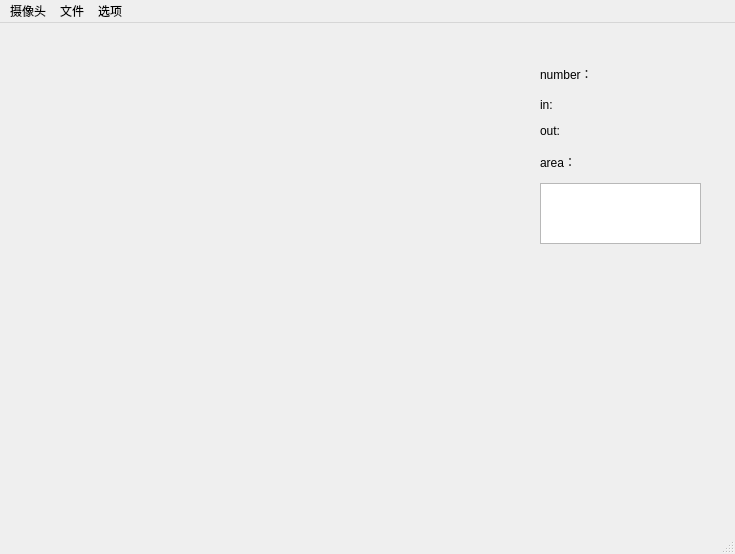
<?xml version="1.0" encoding="UTF-8"?>
<ui version="4.0">
 <class>MainWindow</class>
 <widget class="QMainWindow" name="MainWindow">
  <property name="geometry">
   <rect>
    <x>0</x>
    <y>0</y>
    <width>735</width>
    <height>554</height>
   </rect>
  </property>
  <property name="windowTitle">
   <string>FacialRecognition</string>
  </property>
  <property name="toolTipDuration">
   <number>-1</number>
  </property>
  <widget class="QWidget" name="centralwidget">
   <widget class="QLabel" name="CameraView">
    <property name="geometry">
     <rect>
      <x>20</x>
      <y>30</y>
      <width>491</width>
      <height>441</height>
     </rect>
    </property>
    <property name="text">
     <string/>
    </property>
   </widget>
   <widget class="QLabel" name="PeopleLabel">
    <property name="geometry">
     <rect>
      <x>540</x>
      <y>30</y>
      <width>131</width>
      <height>41</height>
     </rect>
    </property>
    <property name="text">
     <string>number：</string>
    </property>
   </widget>
   <widget class="QLabel" name="in_out_label">
    <property name="geometry">
     <rect>
      <x>540</x>
      <y>70</y>
      <width>131</width>
      <height>51</height>
     </rect>
    </property>
    <property name="text">
     <string>&lt;html&gt;&lt;head/&gt;&lt;body&gt;&lt;p&gt;in:&lt;/p&gt;&lt;p&gt;out:&lt;/p&gt;&lt;/body&gt;&lt;/html&gt;</string>
    </property>
   </widget>
   <widget class="QLabel" name="label">
    <property name="geometry">
     <rect>
      <x>540</x>
      <y>130</y>
      <width>67</width>
      <height>17</height>
     </rect>
    </property>
    <property name="text">
     <string>area：</string>
    </property>
   </widget>
   <widget class="QTextEdit" name="areaEdit">
    <property name="geometry">
     <rect>
      <x>540</x>
      <y>160</y>
      <width>161</width>
      <height>61</height>
     </rect>
    </property>
   </widget>
   <widget class="QLabel" name="CameraView2">
    <property name="geometry">
     <rect>
      <x>550</x>
      <y>350</y>
      <width>161</width>
      <height>131</height>
     </rect>
    </property>
    <property name="text">
     <string/>
    </property>
   </widget>
  </widget>
  <widget class="QMenuBar" name="menubar">
   <property name="geometry">
    <rect>
     <x>0</x>
     <y>0</y>
     <width>735</width>
     <height>28</height>
    </rect>
   </property>
   <widget class="QMenu" name="menu">
    <property name="title">
     <string>摄像头</string>
    </property>
    <addaction name="open"/>
    <addaction name="close"/>
   </widget>
   <widget class="QMenu" name="menu_2">
    <property name="title">
     <string>文件</string>
    </property>
    <addaction name="select"/>
   </widget>
   <widget class="QMenu" name="menu_3">
    <property name="title">
     <string>选项</string>
    </property>
    <widget class="QMenu" name="menuDetector_Type">
     <property name="title">
      <string>Detector Type</string>
     </property>
     <addaction name="actionSSDMobileNet"/>
     <addaction name="actionYolov3"/>
     <addaction name="actionVbe"/>
    </widget>
    <widget class="QMenu" name="menuTracker_Type">
     <property name="title">
      <string>Tracker Type</string>
     </property>
     <addaction name="actionCentroid_Tracker"/>
    </widget>
    <addaction name="menuDetector_Type"/>
    <addaction name="menuTracker_Type"/>
    <addaction name="separator"/>
    <addaction name="actionReid"/>
   </widget>
   <addaction name="menu"/>
   <addaction name="menu_2"/>
   <addaction name="menu_3"/>
  </widget>
  <widget class="QStatusBar" name="statusbar"/>
  <action name="open">
   <property name="text">
    <string>打开</string>
   </property>
  </action>
  <action name="close">
   <property name="text">
    <string>关闭</string>
   </property>
  </action>
  <action name="select">
   <property name="text">
    <string>选择文件</string>
   </property>
  </action>
  <action name="actionSSDMobileNet">
   <property name="text">
    <string>SSDMobileNet</string>
   </property>
  </action>
  <action name="actionYolov3">
   <property name="text">
    <string>Yolov3</string>
   </property>
  </action>
  <action name="actionVbe">
   <property name="text">
    <string>Vibe</string>
   </property>
  </action>
  <action name="actionCentroid_Tracker">
   <property name="text">
    <string>Centroid Tracker</string>
   </property>
  </action>
  <action name="actionReid">
   <property name="checkable">
    <bool>true</bool>
   </property>
   <property name="checked">
    <bool>true</bool>
   </property>
   <property name="text">
    <string>Reid</string>
   </property>
  </action>
 </widget>
 <resources/>
 <connections/>
</ui>
